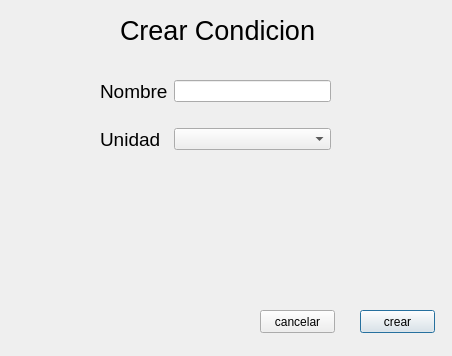
<?xml version="1.0" encoding="UTF-8"?>
<ui version="4.0">
 <class>GUI_solicitudes_crear_crearCondicion</class>
 <widget class="QDialog" name="GUI_solicitudes_crear_crearCondicion">
  <property name="geometry">
   <rect>
    <x>0</x>
    <y>0</y>
    <width>452</width>
    <height>356</height>
   </rect>
  </property>
  <property name="windowTitle">
   <string>Dialog</string>
  </property>
  <widget class="QLabel" name="label">
   <property name="geometry">
    <rect>
     <x>120</x>
     <y>0</y>
     <width>201</width>
     <height>61</height>
    </rect>
   </property>
   <property name="font">
    <font>
     <pointsize>20</pointsize>
    </font>
   </property>
   <property name="text">
    <string>Crear Condicion</string>
   </property>
  </widget>
  <widget class="QWidget" name="formLayoutWidget">
   <property name="geometry">
    <rect>
     <x>100</x>
     <y>80</y>
     <width>231</width>
     <height>151</height>
    </rect>
   </property>
   <layout class="QFormLayout" name="formLayout">
    <property name="horizontalSpacing">
     <number>6</number>
    </property>
    <property name="verticalSpacing">
     <number>25</number>
    </property>
    <item row="0" column="0">
     <widget class="QLabel" name="label_2">
      <property name="font">
       <font>
        <pointsize>14</pointsize>
       </font>
      </property>
      <property name="text">
       <string>Nombre</string>
      </property>
     </widget>
    </item>
    <item row="1" column="0">
     <widget class="QLabel" name="label_3">
      <property name="font">
       <font>
        <pointsize>14</pointsize>
       </font>
      </property>
      <property name="text">
       <string>Unidad</string>
      </property>
     </widget>
    </item>
    <item row="0" column="1">
     <widget class="QLineEdit" name="lineEdit"/>
    </item>
    <item row="1" column="1">
     <widget class="QComboBox" name="comboBox"/>
    </item>
   </layout>
  </widget>
  <widget class="QPushButton" name="pushButton">
   <property name="geometry">
    <rect>
     <x>360</x>
     <y>310</y>
     <width>75</width>
     <height>23</height>
    </rect>
   </property>
   <property name="text">
    <string>crear</string>
   </property>
  </widget>
  <widget class="QPushButton" name="pushButton_2">
   <property name="geometry">
    <rect>
     <x>260</x>
     <y>310</y>
     <width>75</width>
     <height>23</height>
    </rect>
   </property>
   <property name="text">
    <string>cancelar</string>
   </property>
  </widget>
 </widget>
 <resources/>
 <connections/>
</ui>
